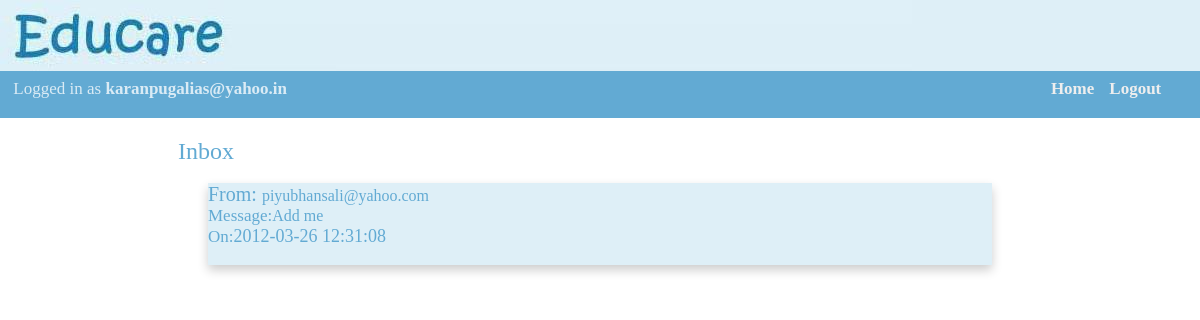
The page /main/inbox.php (signed in) on the database its author committed.
### tables this page shows
CREATE TABLE IF NOT EXISTS `message` (
  `receiver` varchar(30) NOT NULL,
  `sender` varchar(30) NOT NULL,
  `msg` varchar(255) NOT NULL,
  `time` timestamp NOT NULL DEFAULT CURRENT_TIMESTAMP ON UPDATE CURRENT_TIMESTAMP
);

### main/inbox.php (the view, shortened to what this page needs)
<html>
<head>
  <link rel="stylesheet" type="text/css" href="../style.css" />
  <link rel="stylesheet" type="text/css" href="../menubar.css" />
  <link rel="stylesheet" type="text/css" href="../main/style.css" />
</head>
<body class="signup_main_body">
<div class="drop_panel">
<ul style="position:relative; top:6pt; left:-20pt;">
<li style="display:inline;">Logged in as <b><?php echo $_SESSION['email_id']; ?></b></li>
<li style="display:inline;float:right; margin-right:15px; ">
<a class="menu" href="../main/logout.php"><b>Logout</b></a></li>
<li style="display:inline;float:right; margin-right:15px; ">
<a class="menu" href="../main/main.php"><b>Home</b></a></li>
</ul>
</div>
<?php
$query1="select sender,msg,time from message where receiver='".$_SESSION['email_id']."'";
$result1 = mysql_query($query1) or die($query1."<br/><br/>".mysql_error());
echo '<div Style="margin-left:170px ; margin-top:20px; font-size: 24px; color:#62AAD3;">Inbox</div></br>';
while($row1 = mysql_fetch_array($result1))
{
$sender = $row1['sender'];
$msg = $row1['msg'];
$time = $row1['time'];
echo '<div style="display:block; background-color:#DEEFF7/*#FFFFFF*/; margin-left:200px; margin-right:200px; -webkit-box-shadow: 0px 5px 10px rgba(0,0,0, 0.2);
-moz-box-shadow: 0px 5px 10px rgba(0,0,0, 0.2);
		box-shadow: 0px 5px 10px rgba(0,0,0, 0.2);
		color:#62AAD3;">';
echo '<span style="font-size:20"; class="sid" >From: </span>'.$sender.'</br>';
echo '<span style="font-size:17;">Message:</span>'.$msg.'</br>';
echo '<span style="font-size:17;">On:</span><span style="font-size:18;">'.$time.'</span></br></br></div>';
}
?>
</body>
</html>

### style.css (style rules this page uses)
.signup_main_body { background-image:url('images/global.jpg'); background-size:100% 100; background-repeat:no-repeat; }

### menubar.css (style rules this page uses)
.drop_panel { display: block; margin-top:6%; margin-left:-6pt; color:#daebf5; background-color:#62AAD3; width:101.6%; height:6%; text-align: left; font-size: 17px; }
a.menu:link { color: #eeeeee; text-decoration: none; text-shadow:1px #ffffff; }

### rows shown on the page
message: sender "piyubhansali@yahoo.com", msg "Add me", time "2012-03-26 12:31:08"

### other values the page prints
$_SESSION['email_id'] "karanpugalias@yahoo.in"
